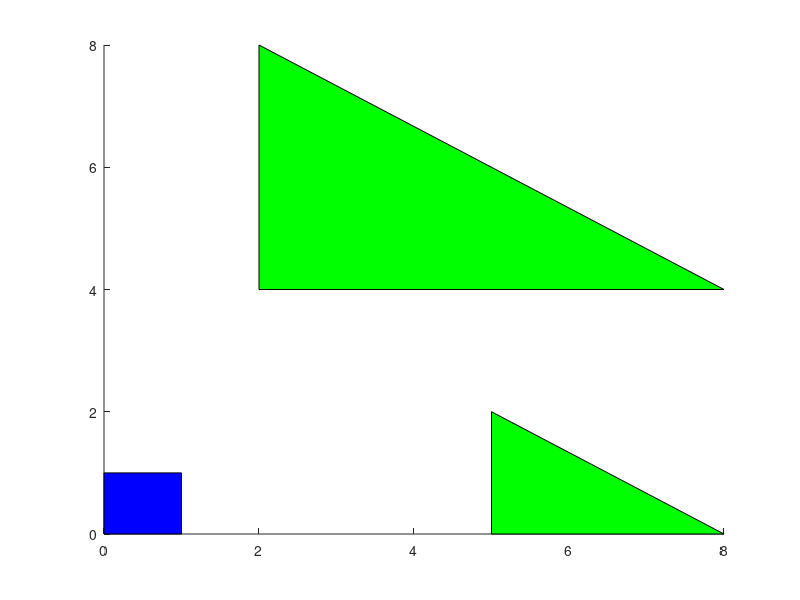

MATLAB code for this plot: (Note: this script raises an error after producing the figure.)
%=============================================================================
% Copyright (c) 2016-present Allan CORNET (Nelson)
%=============================================================================
% This file is part of Nelson.
%=============================================================================
% LICENCE_BLOCK_BEGIN
% SPDX-License-Identifier: LGPL-3.0-or-later
% LICENCE_BLOCK_END
%=============================================================================
% <--WEIGHT 2-->
% <--ADV-CLI MODE-->
%=============================================================================
close all
f = figure('Position', [120 120 640 480]);
hold on
x = [0 1 1 0];
y = [0 0 1 1];
patch(x, y, 'blue');
x2 = [2 5; 2 5; 8 8];
y2 = [4 0; 8 2; 4 0];
patch(x2, y2, 'green');
hold off
frame = assert_opengl_patch_frame(f);
bluePixels = frame(:, :, 3) > 120 & frame(:, :, 1) < 120 & frame(:, :, 2) < 160;
greenPixels = frame(:, :, 2) > 120 & frame(:, :, 1) < 160 & frame(:, :, 3) < 160;
asserts.istrue(nnz(bluePixels) + nnz(greenPixels) > numel(bluePixels) * 0.002);
close(f);
%=============================================================================
